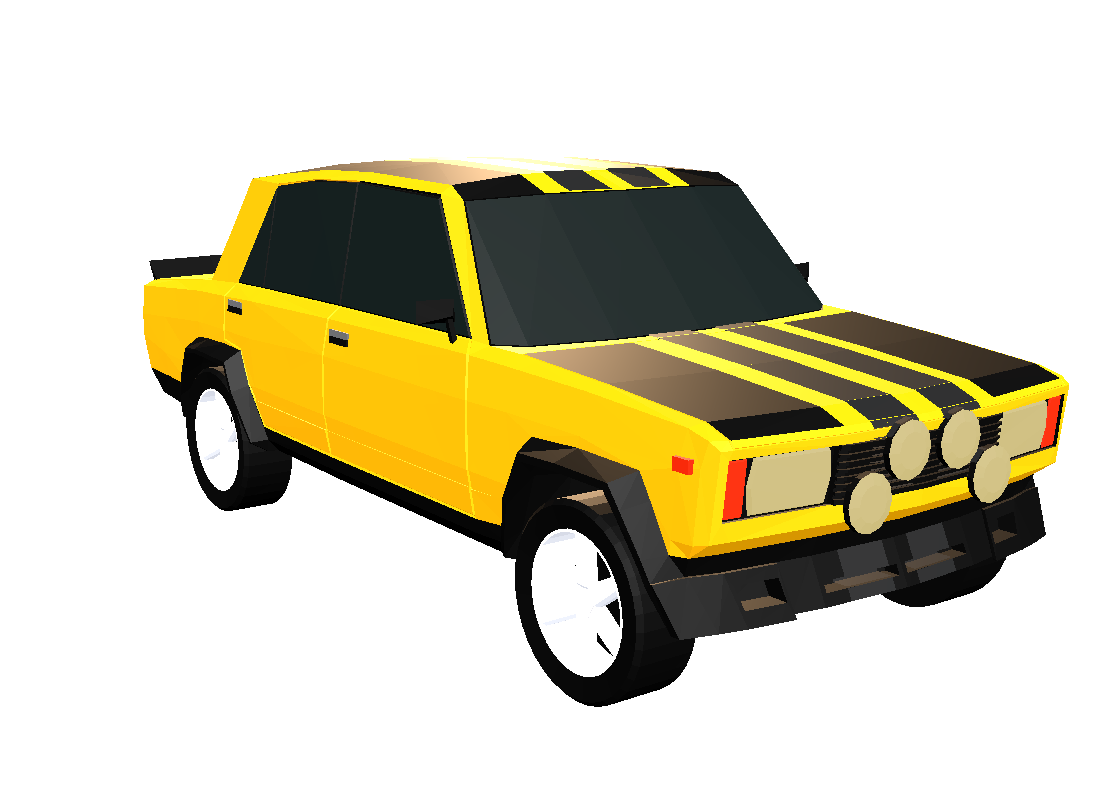
#> input picture tools/shots_yx/cover2/car_vz05r_yellow-l1.png, 1100 x 800 px, found by its file name
$ python gen_cover.py
#> lines starting #> are read from the running program, lines starting #| are printed output that depends on the picture
# -*- coding: utf-8 -*-
"""Обложки карточки Яндекс Игр (17.09.2026).

py tools/gen_cover.py  ->  dist/yandex/cover_800x470.png     (обязательная)
                           dist/yandex/cover_1560x520.png    (на витрину)
                           dist/yandex/icon_512.png          (копия иконки)

Площадка запрещает ставить на обложку скриншот игры (п. 5.6) и любые
элементы игрового интерфейса (п. 8.3.4), а также рамки и скруглённые углы
(п. 8.3.3). Поэтому обложка собирается из РЕНДЕРОВ машин на прозрачном
фоне (tools/ShotCover.tscn) на нарисованном закатном фоне, сверху — та же
надпись «Пыль и Пламя», что и на экране загрузки игры (п. 5.1.3: название
обязано совпадать во всех материалах).

Рисуем с трёхкратным запасом и уменьшаем — так у машин и надписи чистые
края без «лесенки».
"""
import os
import numpy as np
from PIL import Image, ImageDraw, ImageFilter

CARS = "tools/shots_yx/cover2"
LOGO = "assets/ui/logo_title.png"
ICON = "dist/store/icon_512.png"
OUT = "dist/yandex"
SS = 3  # суперсэмплинг

# Кто едет на обложке: (файл рендера, доля высоты холста, центр по X, центр по Y)
CAST = [
    ("car_vz05r_yellow-l1.png", 0.28, 0.20, 0.76),
    ("car_ac2-cyan2-w8-e3-s2.png", 0.29, 0.80, 0.765),
    ("car_ac1-red2-w3-e5-s4-x2.png", 0.38, 0.50, 0.79),
]


def sky(w: int, h: int) -> Image.Image:
    """Закат: фиолетовый верх, оранжевое зарево у горизонта, тёмная земля."""
#> called with w = 2400, h = 1410
    stops = [
        (0.00, (26, 18, 58)),
        (0.30, (86, 30, 78)),
        (0.52, (196, 58, 48)),
        (0.66, (255, 150, 48)),
        (0.72, (92, 44, 42)),
        (1.00, (20, 14, 22)),
    ]
    ys = np.linspace(0.0, 1.0, h)
    col = np.zeros((h, 3))
    for i in range(len(stops) - 1):
        y0, c0 = stops[i]
        y1, c1 = stops[i + 1]
        m = (ys >= y0) & (ys <= y1)
        t = ((ys[m] - y0) / (y1 - y0))[:, None]
        col[m] = np.array(c0) * (1 - t) + np.array(c1) * t
#> in build, `canvas = sky(W, H).convert("RGBA")`:
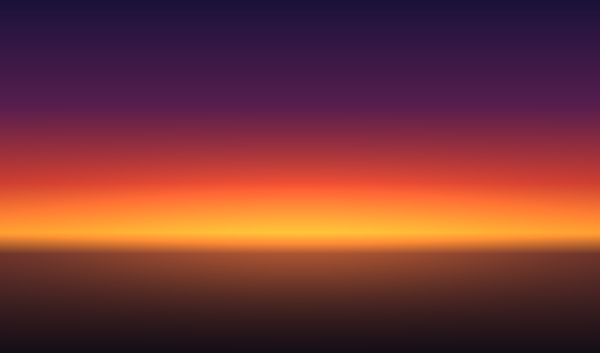
#> canvas: PIL image 2400x1410 RGBA (shown at 1/4 size); mean R, G, B, A 118, 53.7, 54, 255
    img = np.repeat(col[:, None, :], w, axis=1)

    # Зарево у горизонта — мягкое пятно, ради него машины читаются силуэтом.
    xx, yy = np.meshgrid(np.linspace(0, 1, w), np.linspace(0, 1, h))
    glow = np.exp(-(((xx - 0.5) / 0.42) ** 2 + ((yy - 0.66) / 0.16) ** 2))
    img += glow[:, :, None] * np.array([90, 46, 10])
    return Image.fromarray(np.clip(img, 0, 255).astype(np.uint8), "RGB")


def speed_rays(w: int, h: int) -> Image.Image:
    """Клинья света от горизонта — ощущение скорости, без единой буквы."""
#> called with w = 2400, h = 1410
    lay = Image.new("RGBA", (w, h), (0, 0, 0, 0))
#> lay: PIL image 2400x1410 RGBA; every value is 0
    d = ImageDraw.Draw(lay)
    cx, cy = w * 0.5, h * 0.66
    rng = np.random.default_rng(17092026)
    for k in range(26):
        a = rng.uniform(-3.05, -0.09)          # веер вверх
        spread = rng.uniform(0.006, 0.03)
        length = rng.uniform(0.6, 1.5) * w
        alpha = int(rng.uniform(14, 46))
        p1 = (cx + np.cos(a - spread) * length, cy + np.sin(a - spread) * length)
        p2 = (cx + np.cos(a + spread) * length, cy + np.sin(a + spread) * length)
        d.polygon([(cx, cy), p1, p2], fill=(255, 214, 150, alpha))
    return lay.filter(ImageFilter.GaussianBlur(w * 0.012))
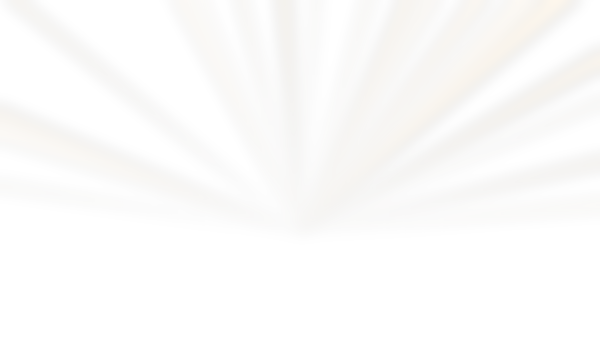
#> returned value: PIL image 2400x1410 RGBA (shown at 1/4 size); mean R, G, B, A 45.7, 38.4, 26.9, 5.5; transparent parts drawn white


def dust(w: int, h: int) -> Image.Image:
    """Пыль из-под колёс — светлые клубы над землёй."""
    lay = Image.new("RGBA", (w, h), (0, 0, 0, 0))
    d = ImageDraw.Draw(lay)
    rng = np.random.default_rng(1709)
    for k in range(70):
        x = rng.uniform(-0.05, 1.05) * w
        y = rng.normal(0.79, 0.07) * h
        r = rng.uniform(0.02, 0.085) * w
        a = int(rng.uniform(18, 60))
        d.ellipse([x - r, y - r * 0.55, x + r, y + r * 0.55],
                  fill=(255, 208, 150, a))
    return lay.filter(ImageFilter.GaussianBlur(w * 0.02))


def put_car(canvas: Image.Image, path: str, frac: float, cx: float, cy: float) -> None:
    """Машина с мягкой тенью под ней; cx/cy — доли ширины и высоты."""
#> called with path = 'car_vz05r_yellow-l1.png', frac = 0.28, cx = 0.2, cy = 0.76
    im = Image.open(os.path.join(CARS, path)).convert("RGBA")
#> im is the input picture: PIL image 1100x800 RGBA; mean R, G, B, A 46.1, 40.8, 16.6, 91.7
    im = im.crop(im.getbbox())
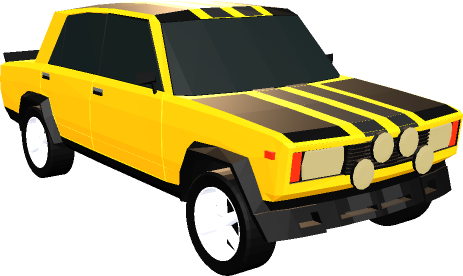
#> im: PIL image 926x552 RGBA (shown at 1/2 size); mean R, G, B, A 79.4, 70.2, 28.5, 157.9; transparent parts drawn white
    w = int(canvas.width * frac * im.width / im.height * 0.62)
    h = int(w * im.height / im.width)
    im = im.resize((w, h), Image.LANCZOS)
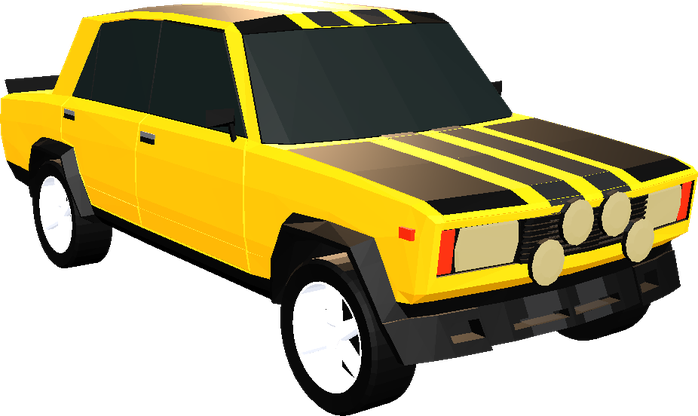
#> im: PIL image 698x416 RGBA; mean R, G, B, A 80, 70.8, 28.8, 157.9; transparent parts drawn white

    shadow = Image.new("RGBA", canvas.size, (0, 0, 0, 0))
    sd = ImageDraw.Draw(shadow)
    sx, sy = canvas.width * cx, canvas.height * cy + h * 0.30
    sd.ellipse([sx - w * 0.46, sy - h * 0.13, sx + w * 0.46, sy + h * 0.13],
               fill=(0, 0, 0, 150))
    canvas.alpha_composite(shadow.filter(ImageFilter.GaussianBlur(w * 0.05)))
    canvas.alpha_composite(im, (int(canvas.width * cx - w / 2),
                                int(canvas.height * cy - h / 2)))
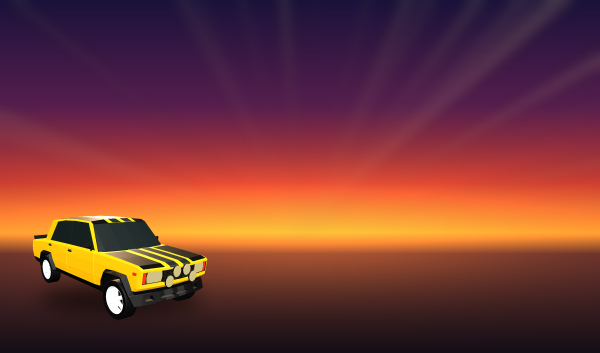
#> canvas: PIL image 2400x1410 RGBA (shown at 1/4 size); mean R, G, B, A 116.6, 56.3, 54.2, 255


def put_logo(canvas: Image.Image, width_frac: float, cy: float) -> None:
    logo = Image.open(LOGO).convert("RGBA")
    w = int(canvas.width * width_frac)
    h = int(w * logo.height / logo.width)
    logo = logo.resize((w, h), Image.LANCZOS)
    x = int((canvas.width - w) / 2)
    y = int(canvas.height * cy - h / 2)

    # Тёмное сияние под надписью: буквы с обводкой читаются на любом фоне.
    halo = Image.new("RGBA", canvas.size, (0, 0, 0, 0))
    halo.paste((0, 0, 0, 190), (x, y, x + w, y + h), logo.split()[3])
    canvas.alpha_composite(halo.filter(ImageFilter.GaussianBlur(w * 0.03)))
    canvas.alpha_composite(logo, (x, y))


def build(w: int, h: int, logo_frac: float, logo_y: float,
          cast: list) -> Image.Image:
    W, H = w * SS, h * SS
    canvas = sky(W, H).convert("RGBA")
    canvas.alpha_composite(speed_rays(W, H))
    for path, frac, cx, cy in cast:
        put_car(canvas, path, frac, cx, cy)
#> pass 2 of the loop in build, `for path, frac, cx, cy in cast:`:
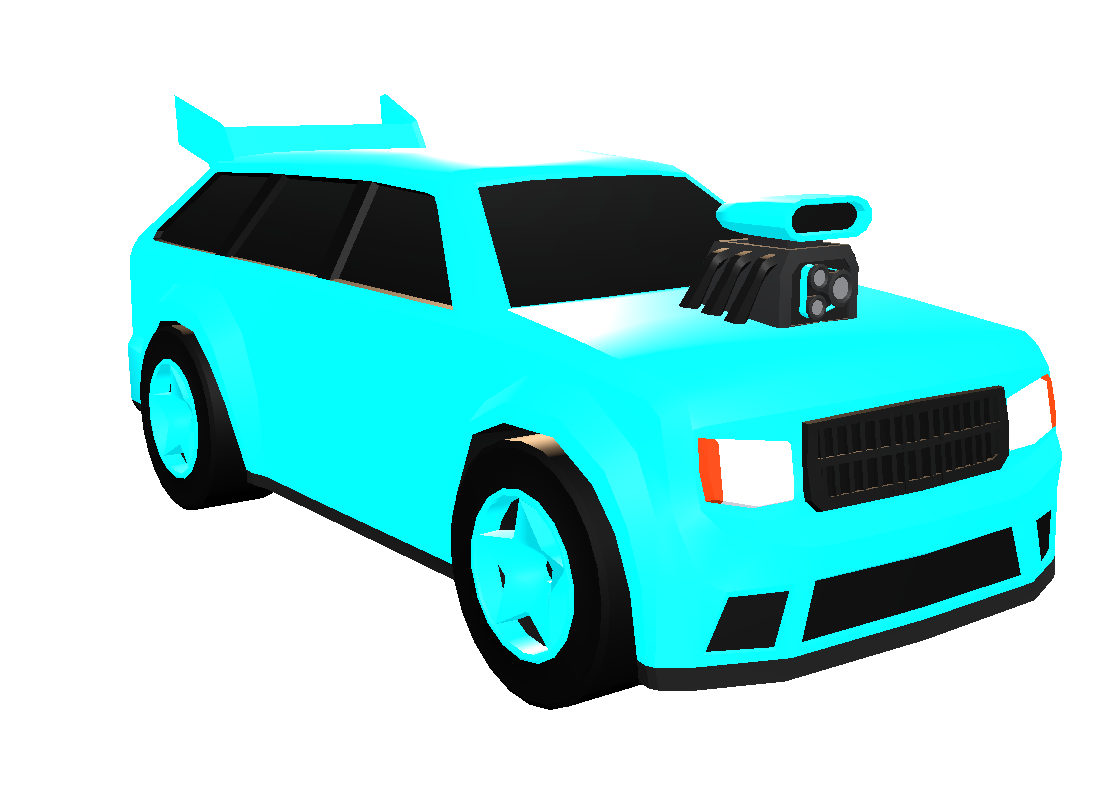
#> input picture tools/shots_yx/cover2/car_ac2-cyan2-w8-e3-s2.png, 1100 x 800 px, found by its file name
#> in put_car, im is the input picture: PIL image 1100x800 RGBA; mean R, G, B, A 13.6, 73.9, 73.8, 113.2
#> in put_car (call 2), `canvas.alpha_composite(shadow.filter(ImageFilter.GaussianBlur(w * 0.05..`:
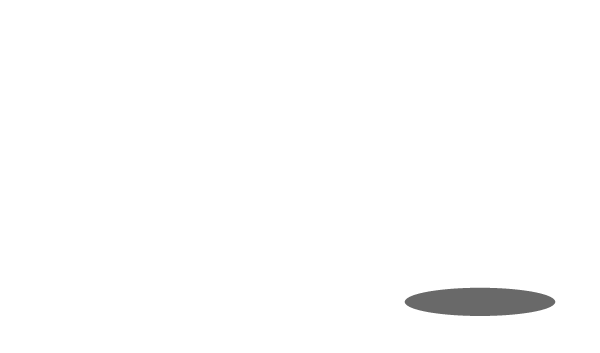
#> shadow: PIL image 2400x1410 RGBA (shown at 1/4 size); mean R, G, B, A 0, 0, 0, 2.4; transparent parts drawn white
#> in put_car (call 2), `canvas.alpha_composite(im, (int(canvas.width * cx - w / 2), int(canvas..`:
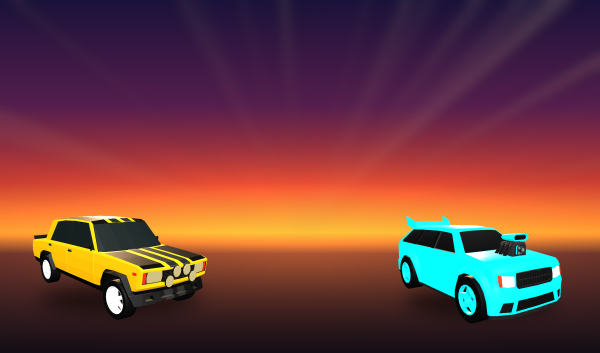
#> canvas: PIL image 2400x1410 RGBA (shown at 1/4 size); mean R, G, B, A 110.6, 61.5, 61.1, 255
#> pass 3 of the loop in build, `for path, frac, cx, cy in cast:`:
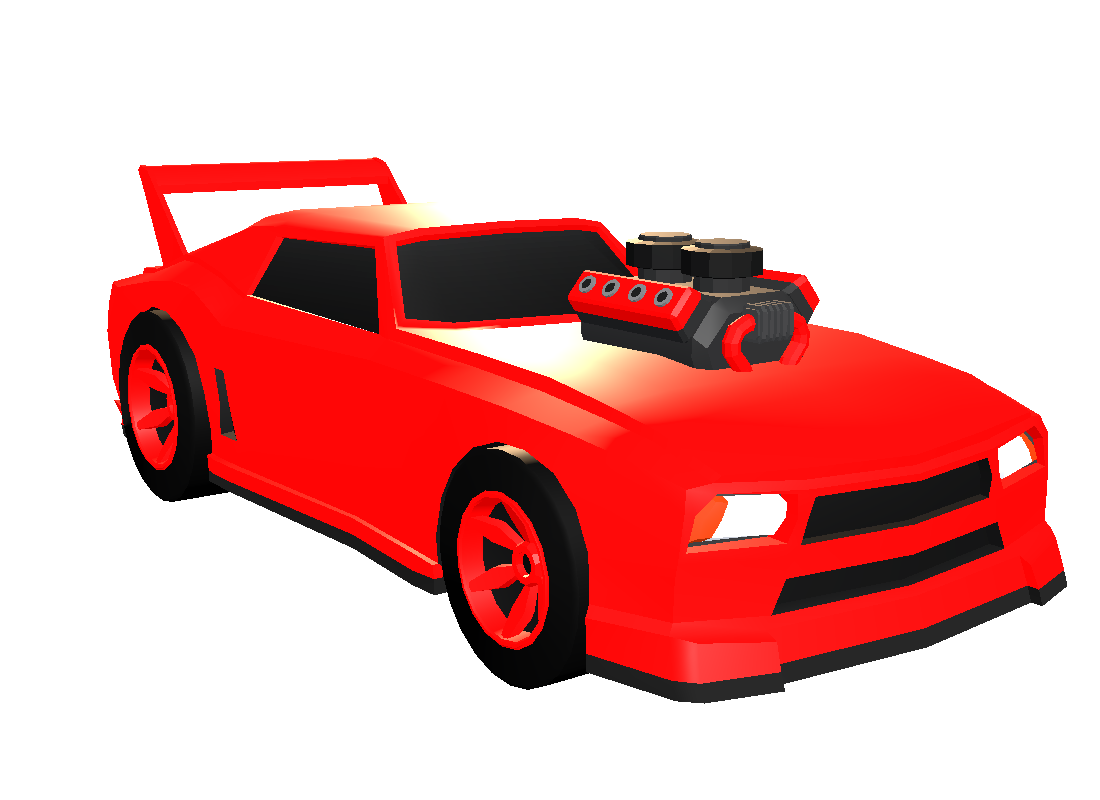
#> input picture tools/shots_yx/cover2/car_ac1-red2-w3-e5-s4-x2.png, 1100 x 800 px, found by its file name
#> in put_car, im is the input picture: PIL image 1100x800 RGBA; mean R, G, B, A 72.7, 12.9, 11.9, 98.3
#> in put_car (call 3), `canvas.alpha_composite(shadow.filter(ImageFilter.GaussianBlur(w * 0.05..`:
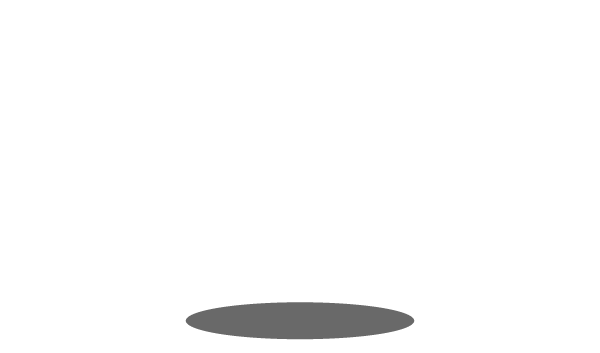
#> shadow: PIL image 2400x1410 RGBA (shown at 1/4 size); mean R, G, B, A 0, 0, 0, 4.7; transparent parts drawn white
#> in put_car (call 3), `canvas.alpha_composite(im, (int(canvas.width * cx - w / 2), int(canvas..`:
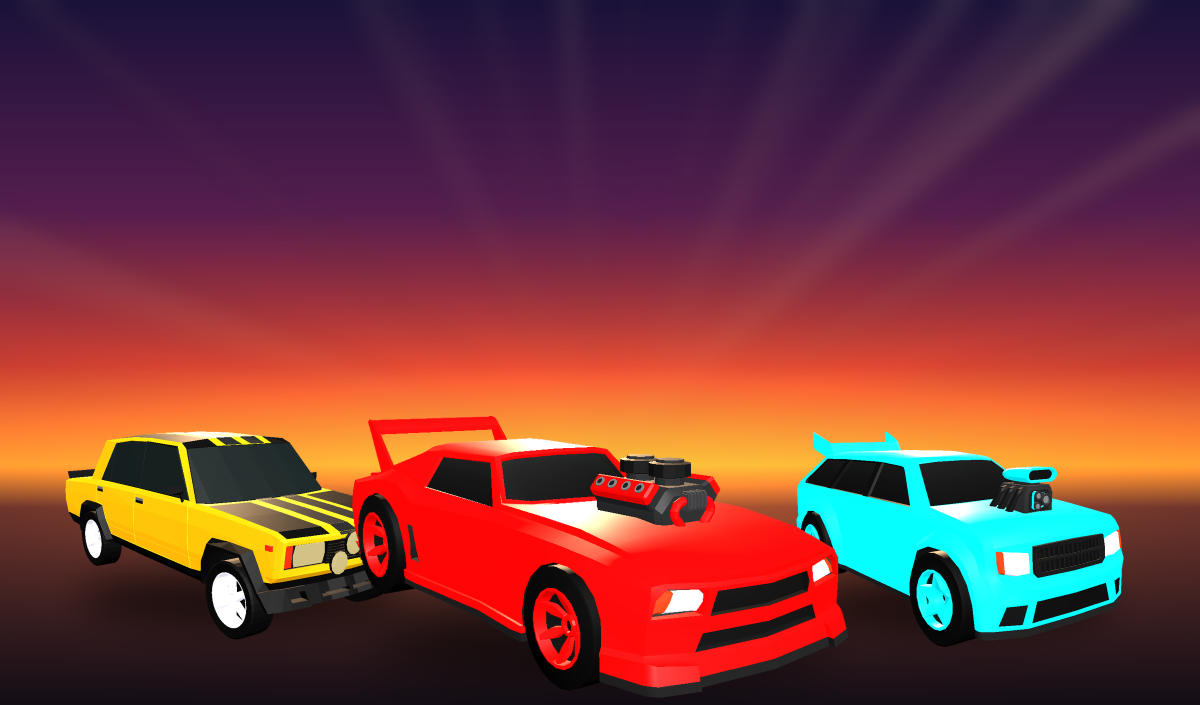
#> canvas: PIL image 2400x1410 RGBA (shown at 1/2 size); mean R, G, B, A 116.9, 57, 59.7, 255
    canvas.alpha_composite(dust(W, H))
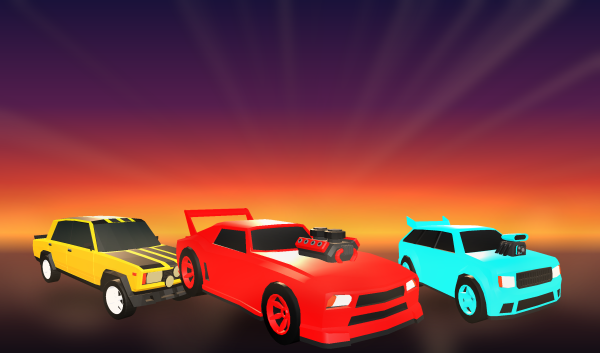
#> canvas: PIL image 2400x1410 RGBA (shown at 1/4 size); mean R, G, B, A 120.2, 60.6, 62.4, 255
    put_logo(canvas, logo_frac, logo_y)
    return canvas.convert("RGB").resize((w, h), Image.LANCZOS)


def main() -> None:
    os.makedirs(OUT, exist_ok=True)
    cover = build(800, 470, 0.66, 0.20, CAST)
    cover.save(os.path.join(OUT, "cover_800x470.png"))

    # Витринная обложка шире и ниже — машины расходятся к краям. Размер
    # машины в put_car считается от ШИРИНЫ холста, поэтому доли тут мельче.
    wide = [
        ("car_vz05r_yellow-l1.png", 0.15, 0.24, 0.70),
        ("car_ac2-cyan2-w8-e3-s2.png", 0.155, 0.76, 0.705),
        ("car_ac1-red2-w3-e5-s4-x2.png", 0.20, 0.50, 0.73),
    ]
    build(1560, 520, 0.40, 0.19, wide).save(
        os.path.join(OUT, "cover_1560x520.png"))

    Image.open(ICON).convert("RGB").save(os.path.join(OUT, "icon_512.png"))
    for f in ("cover_800x470.png", "cover_1560x520.png", "icon_512.png"):
        im = Image.open(os.path.join(OUT, f))
        print(f, im.size, im.mode,
              "%.0f КБ" % (os.path.getsize(os.path.join(OUT, f)) / 1024))


if __name__ == "__main__":
#> (the run stopped early here; a loop or call above may not have finished)
